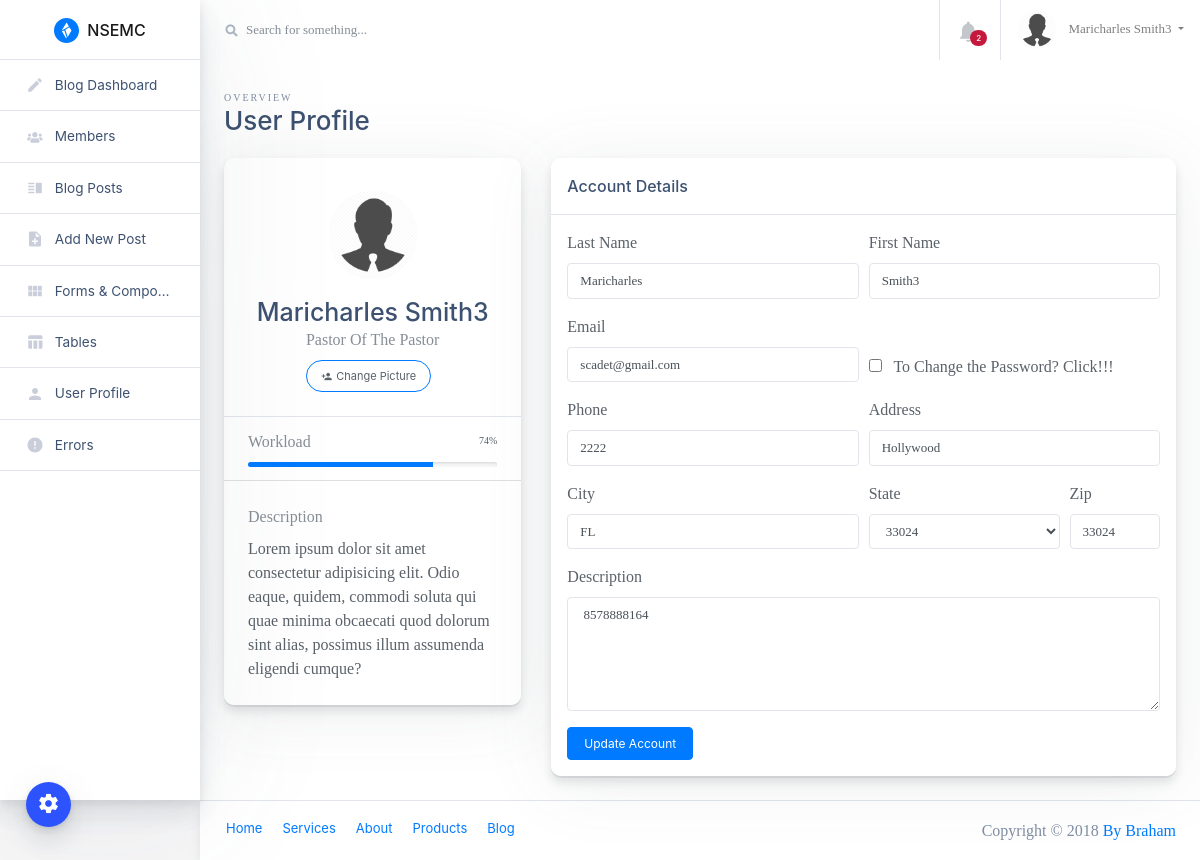
The page /admin/user-profile-lite.php (signed in) on the database its author committed.
### tables this page shows
CREATE TABLE IF NOT EXISTS `users` (
  `user_id` int(11) NOT NULL AUTO_INCREMENT,
  `username` varchar(250) NOT NULL,
  `user_firstname` varchar(250) NOT NULL,
  `user_lastname` varchar(250) NOT NULL,
  `user_password` varchar(250) NOT NULL,
  `user_email` text NOT NULL,
  `user_image` text NOT NULL,
  `user_ministry` varchar(250) NOT NULL,
  `position` varchar(250) NOT NULL,
  `user_address` text NOT NULL,
  `user_city` varchar(250) NOT NULL,
  `user_state` varchar(250) NOT NULL,
  `user_zip` int(12) NOT NULL,
  `user_description` varchar(250) NOT NULL,
  `user_tel` int(15) NOT NULL,
  `Status` varchar(10) NOT NULL DEFAULT 'Active',
  PRIMARY KEY (`user_id`)
);

### admin/user-profile-lite.php (the view, shortened to what this page needs)
<?php include 'includes/admin_header.php'; ?>
    <div class="container-fluid">
      <div class="row">
<?php include 'includes/admin_sidebar.php'; ?>
        <main class="main-content col-lg-10 col-md-9 col-sm-12 p-0 offset-lg-2 offset-md-3">
          <div class="main-navbar sticky-top bg-white">
<?php include 'includes/admin_nav.php'; ?>
<?php
$query = "SELECT * FROM users WHERE user_email = '{$_SESSION['email']}'";
$user_admin = mysqli_query($conn, $query);
while($row = mysqli_fetch_array($user_admin)){
  $server_user_firstname = $row['user_firstname'];
  $server_user_lastname = $row['user_lastname'];
  $server_user_email = $row['user_email'];
  $server_picture_name = $row['user_image'];
  $server_user_ministry = $row['user_ministry'];
  $server_user_position = $row['position'];
  $server_user_address = $row['user_address'];
  $server_user_city = $row['user_city'];
  $server_user_state = $row['user_state'];
  $server_user_zip = $row['user_zip'];
  $server_user_description = $row['user_description'];
  $server_user_tel = $row['user_tel'];
}
?>
          <div class="main-content-container container-fluid px-4">
            <div class="page-header row no-gutters py-4">
              <div class="col-12 col-sm-4 text-center text-sm-left mb-0">
                <span class="text-uppercase page-subtitle">Overview</span>
                <h3 class="page-title">User Profile</h3>
              </div>
            </div>
            <div class="row">
              <div class="col-lg-4">
<form method="post" enctype="multipart/form-data">
                <div class="card card-small mb-4 pt-3">
                  <div class="card-header border-bottom text-center">
         <div id="im" class="mb-3 mx-auto">
                    <img class="rounded-circle imgg" src="img/<?php echo $server_picture_name;?>" alt="User Avatar" width="90" height="90"> </div>
                    <h4 class="mb-0"><?php echo $server_user_lastname . " ". $server_user_firstname; ?></h4>
                    <span class="text-muted d-block mb-2"> <?php if(!empty($server_user_position)){
                   echo ucwords($server_user_position) .' '. 'Of The'.' ';
                   echo ucwords($server_user_ministry);
                  }
                  if(empty($server_user_position)){
                    echo ' '.'Ministry';
                  }  ?></span>
                    <a type="file" id="img1"  class="mb-2 btn btn-sm btn-pill btn-outline-primary mr-2" name="filename">
                      <i class="material-icons mr-1">person_add</i>Change Picture</a>
                  </div>
                  <ul class="list-group list-group-flush">
                    <li class="list-group-item px-4">
                      <div class="progress-wrapper">
                        <strong class="text-muted d-block mb-2">Workload</strong>
                        <div class="progress progress-sm">
                          <div class="progress-bar bg-primary" role="progressbar" aria-valuenow="74" aria-valuemin="0" aria-valuemax="100" style="width: 74%;">
                            <span class="progress-value">74%</span>
                          </div>
                        </div>
                      </div>
                    </li>
                    <li class="list-group-item p-4">
                      <strong class="text-muted d-block mb-2">Description</strong>
                      <span>Lorem ipsum dolor sit amet consectetur adipisicing elit. Odio eaque, quidem, commodi soluta qui quae minima obcaecati quod dolorum sint alias, possimus illum assumenda eligendi cumque?</span>
                    </li>
                  </ul>
                </div>
              </div>
              <div class="col-lg-8">
                <div class="card card-small mb-4">
                  <div class="card-header border-bottom">
                    <h6 class="m-0">Account Details</h6>
                  </div>
                  <ul class="list-group list-group-flush">
                    <li class="list-group-item p-3">
                      <div class="row">
                        <div class="col">
                          <div class="form-row">
                            <div class="form-group col-md-6">
                              <label for="feLastName">Last Name</label>
                              <input type="text" class="form-control" name="lname" id="feLastName" placeholder="Last Name" value="<?php echo $server_user_lastname ; ?>"> </div>
                            <div class="form-group col-md-6">
                                <label for="feFirstName">First Name</label>
                                <input type="text" class="form-control" name="fname" id="feFirstName" placeholder="First Name" value="<?php echo $server_user_firstname; ?>"> </div>
                            </div>
                            <div class="form-row">
                              <div class="form-group col-md-6">
                                <label for="feEmailAddress">Email</label>
                                <input type="email" class="form-control" name="email" id="feEmailAddress" placeholder="Email" value="<?php echo $server_user_email; ?>"> </div>
                         <div class="form-group col-md-6">
                          <div id="spass">
                            <input class="mx-2" id="check" type="checkbox"> <span id="hide2"> To Change the Password? Click!!! </span> </div>
                            </div>
                            </div>
                            <div class="form-row">
                              <div class="form-group col-md-6">
                                <label for="feEmailAddress">Phone</label>
                                <input type="tel" class="form-control" name="tel" id="feEmailAddress" placeholder="Email" value="<?php echo $server_user_tel; ?>"> </div>
                            <div class="form-group col-md-6">
                              <label for="feInputAddress">Address</label>
                              <input type="text" class="form-control" name="address" id="feInputAddress" placeholder="1234 Main St" value="<?php echo $server_user_address; ?>"> </div>
                </div>
                            <div class="form-row">
                              <div class="form-group col-md-6">
                                <label for="feInputCity">City</label>
                                <input type="text" class="form-control" name="city" id="feInputCity" value="<?php echo $server_user_city; ?>"> </div>
                              <div class="form-group col-md-4">
                                <label for="feInputState">State</label>
                                <select id="feInputState" name="state" class="form-control" >
                                  <option selected><?php echo $server_user_state; ?></option>
                                </select>
                              </div>
                              <div class="form-group col-md-2">
                                <label for="inputZip">Zip</label>
                                <input type="text" class="form-control" name="zip" id="inputZip" value="<?php echo $server_user_zip; ?>"> </div>
                            </div>
                            <div class="form-row">
                              <div class="form-group col-md-12">
                                <label for="feDescription">Description</label>
                                <textarea class="form-control" name="Description" rows="5"> <?php echo $server_user_description; ?> </textarea>
                              </div>
                            </div>
                            <button type="submit" name="update" class="btn btn-accent yow">Update Account</button>
                        </div>
                      </div>
                    </li>
                  </ul>
                </div>
              </div>
            </div>
          </div>
<?php include 'includes/admin_footer.php'; ?>

### admin/includes/admin_nav.php (shortened to what this page needs)
<?php
$query = "SELECT * FROM users WHERE user_email = '{$_SESSION['email']}'";
$user_admin = mysqli_query($conn, $query);
while($row = mysqli_fetch_array($user_admin)){
  $server_user_firstname = $row['user_firstname'];
  $server_user_lastname = $row['user_lastname'];
  $server_picture_name = $row['user_image'];
  $server_user_position = $row['position'];
}
?>
<nav class="navbar align-items-stretch navbar-light flex-md-nowrap p-0">
              <form action="#" class="main-navbar__search w-100 d-none d-md-flex d-lg-flex">
                <div class="input-group input-group-seamless ml-3">
                  <div class="input-group-prepend">
                    <div class="input-group-text">
                      <i class="fas fa-search"></i>
                    </div>
                  </div>
                  <input class="navbar-search form-control" type="text" placeholder="Search for something..." aria-label="Search"> </div>
              </form>
              <ul class="navbar-nav border-left flex-row ">
                <li class="nav-item border-right dropdown notifications">
                  <a class="nav-link nav-link-icon text-center" href="#" role="button" id="dropdownMenuLink" data-toggle="dropdown" aria-haspopup="true" aria-expanded="false">
                    <div class="nav-link-icon__wrapper">
                      <i class="material-icons">&#xE7F4;</i>
                      <span class="badge badge-pill badge-danger">2</span>
                    </div>
                  </a>
                </li>
                <li class="nav-item dropdown">
                  <a class="nav-link dropdown-toggle text-nowrap px-3" data-toggle="dropdown" href="#" role="button" aria-haspopup="true" aria-expanded="false">
                    <img class="user-avatar rounded-circle mr-2" width="40" height="40" style="border-radius:100%" src="img/<?php echo $server_picture_name;?>" alt="<?php echo $server_user_position;?>">
                    <span class="d-none d-md-inline-block"><?php echo $server_user_lastname . " " . $server_user_firstname;?></span>
                  </a>
                </li>
              </ul>
            </nav>

### admin/styles/css.css (style rules this page uses)
.form-group > #spass { transform: translate(-.5em, 2.5em); }

### admin/styles/sms.css (style rules this page uses)
input { outline: none; border: none; }
textarea { outline: none; border: none; }

### admin/styles/profil.css (style rules this page uses)
body, #content { font-size: 100%; background: #F6F6F7; background-attachment: fixed; -webkit-background-size:cover; -moz-background-size:cover; background-size:cover; font-family: Poppins-Medium; }

### rows shown on the page
users: user_image (picture), user_lastname "Maricharles", user_firstname "Smith3", position "Pastor", user_ministry "Pastor", lname "Maricharles", fname "Smith3", email "scadet@gmail.com", tel "2222", address "Hollywood", city "FL", state "33024", zip "33024", Description "8578888164"
